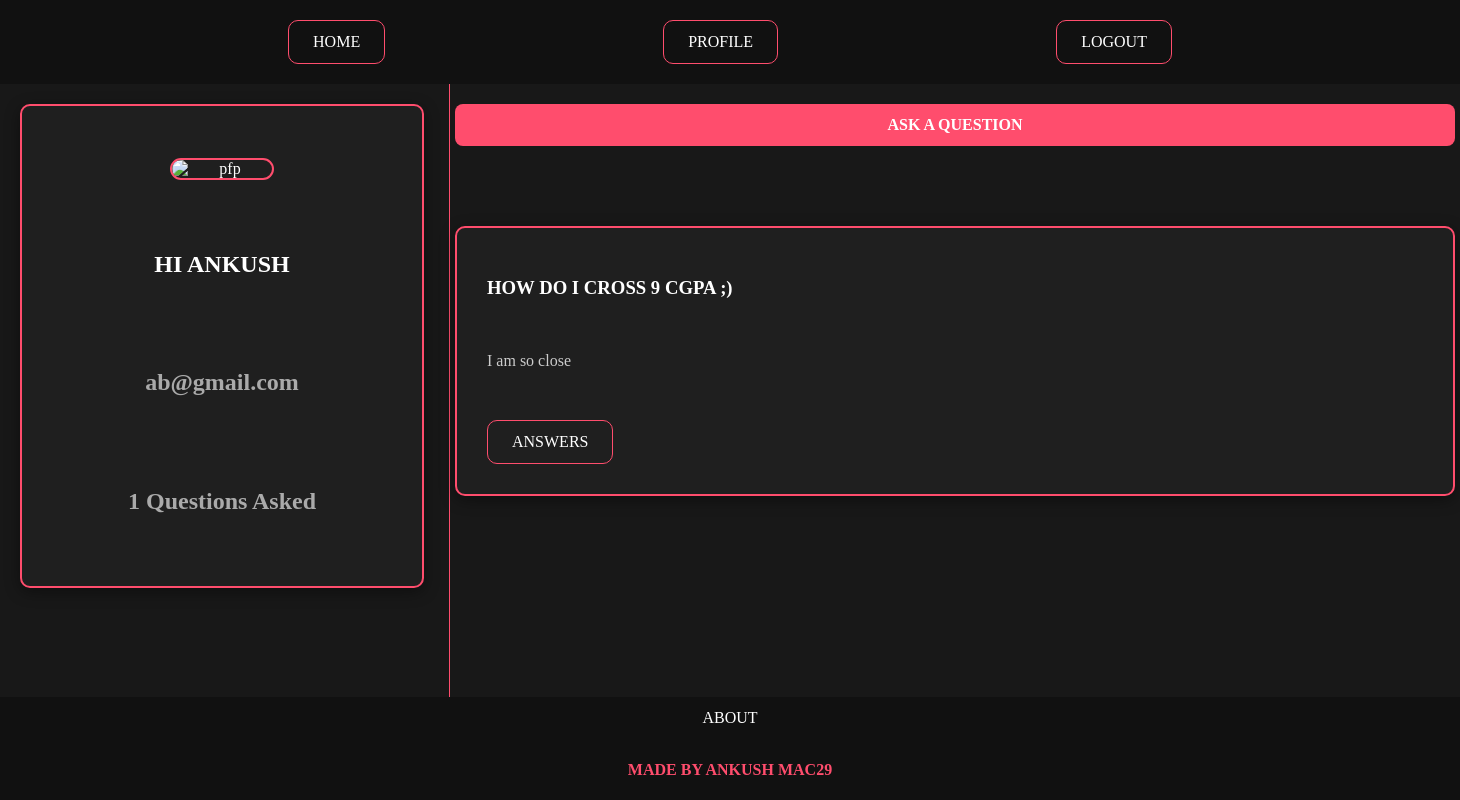
The page /user (signed in) on the database its author committed.
### app/model.py (models this page shows)
class student(db.Model):
    id=db.Column(db.Integer,primary_key=True)
    name=db.Column(db.String(50),nullable=False)
    email=db.Column(db.String(50),nullable=False,unique=True)
    password=db.Column(db.String(50),nullable=False)
    questions=db.relationship("question",backref="author")
    answers=db.relationship("answer",backref="author")

class question(db.Model):
    id=db.Column(db.Integer,primary_key=True)
    title=db.Column(db.String(100),nullable=False)
    body=db.Column(db.Text)
    user_id=db.Column(db.Integer,db.ForeignKey("student.id"))
    answer=db.relationship("answer",backref="question")

### app/profile.py (the view)
@profile.route("/user")
def user():
    if "id" in session:
        user=db.session.get(student,session["id"])
        return render_template("user.html",user=user)
    else:
        return redirect(url_for("auth.login"))

### app/templates/user.html
{% extends "base.html" %} {% block title %}USER{% endblock %} {% block content
%}
<main class="profile_layout">
  <aside>
    <div class="profile_card">
      <img src="https://i.redd.it/vvzpigme0ds61.jpg" alt="pfp" width="100px" />
      <h1>HI {{user.name}}</h1>
      <h2>{{user.email}}</h2>
      <h2 class="post-count">{{ user.questions|length }} Questions Asked</h2>
    </div>
  </aside>
  <section>
    <a href="/ask" class="btn-ask">ASK A QUESTION</a>
    {% for q in user.questions %}
    <article class="card">
      <div class="question card">
      <h3>{{ q.title }}</h3>
      <p>{{ q.body }}</p>
      <a href="/answer/{{q.id}}">ANSWERS</a>
      </div>
    </article>
    {% endfor %}
  </section>
</main>
{% endblock %}

### app/static/styles.css (style rules this page uses)
:root { --primary-color: #ff4d6d; --primary-hover: #ff6b85; --bg-dark: #181818; --bg-darker: #111111; --text-light: #ffffff; --text-muted: #aaaaaa; --input-bg: #e0f7f4; --radius-pill: 50px; --radius-card: 8px; }
body { margin: 0; height: 100vh; display: grid; grid-template-rows: auto 1fr auto; background-color: var(--bg-darker); color: var(--text-light); }
a { text-decoration: none; color: var(--text-light); display: inline-block; padding: 12px 24px; border: #ff4d6d solid 1px; border-radius: 10px; }
main.profile_layout { display: grid; grid-template-columns: 450px 1fr; align-items: stretch; background-color: var(--bg-dark); }
aside { text-align: center; border-right: 1px solid var(--primary-color); }
section { display: flex; flex-direction: column; gap: 20px; }
.btn-ask { display: block; width: 1000px; margin: 20px auto; text-align: center; padding: 12px; border-radius: 8px; border: none; background-color: var(--primary-color); color: var(--text-light); font-weight: bold; cursor: pointer; transition: all 0.3s ease; box-sizing: border-box; }
.card { width: 1000px; margin: 20px auto; box-sizing: border-box; }
.profile_card { border: var(--primary-color) solid 2px; background-color: #1f1f1f; width: 400px; height: 60vh; display: flex; flex-direction: column; justify-content: space-evenly; align-items: center; border-radius: 10px; box-shadow: 0 4px 15px rgba(0, 0, 0, 0.4); transition: all 0.3s ease-in-out; margin: 20px; }
.profile_card h1 { color: var(--text-light); }
.profile_card h2 { color: var(--text-muted); }
.profile_card img { border-radius: 120px; border: #ff4d6d solid 2px; }
.question { display: flex; flex-direction: column; gap: 15px; border: var(--primary-color) solid 2px; background-color: #1f1f1f; padding: 30px; border-radius: 10px; box-shadow: 0 4px 15px rgba(0, 0, 0, 0.4); transition: all 0.3s ease-in-out; }
.question p { color: #cccccc; line-height: 1.6; font-size: 1rem; }
.question a { align-self: flex-start; margin-top: 15px; }

### rows shown on the page
student: name "ANKUSH", email "ab@gmail.com"
question: title "HOW DO I CROSS 9 CGPA ;)", body "I am so close"

### other values the page prints
{{ user.questions|length }} "1"
